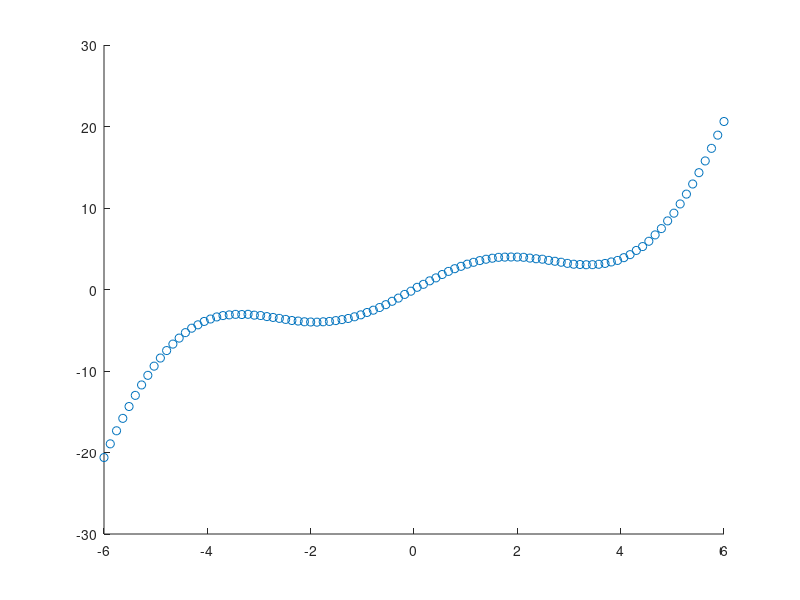

Recreate this plot in MATLAB. (Note: this script raises an error after producing the figure.)
%% Get some data
x = linspace(-6,6,100)';
y = 35*sin(x) + x.^3 + randn(size(x))*0.2;
y = y ./ 10;
scatter(x,y)

nparam = 25;
%% PLS fit using FD smoothness matrx
[b, X, S, k] = PLS(x, y, 1, nparam, 0);

%% PLS fit using analytic smoothness matrix
[b_a, X_a, S_a, k_a] = PLS(x, y, 1, nparam, 1);

%% Plot both fits

figure(); hold on;
title("PLS Fits");
scatter(x, y, 'DisplayName', 'Data');
plot(x, X * b, 'DisplayName', 'FD Smoothenss Matrix');
plot(x, X_a * b_a, 'DisplayName', 'Analytic Smoothenss Matrix');
legend();